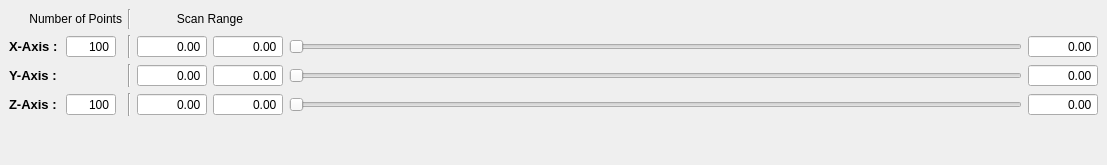
  <widget class="QDockWidget" name="scan_control_dockWidget">
   <property name="maximumSize">
    <size>
     <width>524287</width>
     <height>170</height>
    </size>
   </property>
   <property name="windowTitle">
    <string>Scan parameters</string>
   </property>
   <attribute name="dockWidgetArea">
    <number>8</number>
   </attribute>
   <widget class="QWidget" name="dockWidgetContents_3">
    <layout class="QGridLayout" name="gridLayout_3">
     <item row="0" column="0" colspan="2">
      <widget class="QLabel" name="resolutionLabel">
       <property name="sizePolicy">
        <sizepolicy hsizetype="Fixed" vsizetype="Preferred">
         <horstretch>0</horstretch>
         <verstretch>0</verstretch>
        </sizepolicy>
       </property>
       <property name="minimumSize">
        <size>
         <width>50</width>
         <height>0</height>
        </size>
       </property>
       <property name="maximumSize">
        <size>
         <width>125</width>
         <height>16777215</height>
        </size>
       </property>
       <property name="text">
        <string>Number of Points</string>
       </property>
       <property name="alignment">
        <set>Qt::AlignRight|Qt::AlignTrailing|Qt::AlignVCenter</set>
       </property>
      </widget>
     </item>
     <item row="0" column="2">
      <widget class="Line" name="line">
       <property name="orientation">
        <enum>Qt::Vertical</enum>
       </property>
      </widget>
     </item>
     <item row="0" column="3" colspan="2">
      <widget class="QLabel" name="scanrangeLabel">
       <property name="text">
        <string>Scan Range</string>
       </property>
       <property name="alignment">
        <set>Qt::AlignCenter</set>
       </property>
      </widget>
     </item>
     <item row="0" column="5">
      <spacer name="horizontalSpacer_2">
       <property name="orientation">
        <enum>Qt::Horizontal</enum>
       </property>
       <property name="sizeHint" stdset="0">
        <size>
         <width>733</width>
         <height>20</height>
        </size>
       </property>
      </spacer>
     </item>
     <item row="1" column="0">
      <widget class="QLabel" name="xAxisLabel">
       <property name="sizePolicy">
        <sizepolicy hsizetype="Fixed" vsizetype="Preferred">
         <horstretch>0</horstretch>
         <verstretch>0</verstretch>
        </sizepolicy>
       </property>
       <property name="font">
        <font>
         <pointsize>10</pointsize>
         <weight>75</weight>
         <bold>true</bold>
        </font>
       </property>
       <property name="text">
        <string>X-Axis :</string>
       </property>
       <property name="scaledContents">
        <bool>false</bool>
       </property>
      </widget>
     </item>
     <item row="1" column="1">
      <widget class="QSpinBox" name="xy_res_InputWidget">
       <property name="sizePolicy">
        <sizepolicy hsizetype="Expanding" vsizetype="Fixed">
         <horstretch>0</horstretch>
         <verstretch>0</verstretch>
        </sizepolicy>
       </property>
       <property name="maximumSize">
        <size>
         <width>50</width>
         <height>16777215</height>
        </size>
       </property>
       <property name="mouseTracking">
        <bool>true</bool>
       </property>
       <property name="focusPolicy">
        <enum>Qt::WheelFocus</enum>
       </property>
       <property name="acceptDrops">
        <bool>true</bool>
       </property>
       <property name="toolTip">
        <string>&lt;html&gt;&lt;head/&gt;&lt;body&gt;&lt;p&gt;&lt;span style=&quot; font-size:10pt; font-weight:600;&quot;&gt;XY-Resolution&lt;/span&gt;&lt;/p&gt;&lt;/body&gt;&lt;/html&gt;</string>
       </property>
       <property name="alignment">
        <set>Qt::AlignRight|Qt::AlignTrailing|Qt::AlignVCenter</set>
       </property>
       <property name="buttonSymbols">
        <enum>QAbstractSpinBox::NoButtons</enum>
       </property>
       <property name="accelerated">
        <bool>true</bool>
       </property>
       <property name="minimum">
        <number>2</number>
       </property>
       <property name="maximum">
        <number>10000</number>
       </property>
       <property name="value">
        <number>100</number>
       </property>
      </widget>
     </item>
     <item row="1" column="2">
      <widget class="Line" name="line_2">
       <property name="orientation">
        <enum>Qt::Vertical</enum>
       </property>
      </widget>
     </item>
     <item row="1" column="4">
      <widget class="ScienDSpinBox" name="x_max_InputWidget">
       <property name="sizePolicy">
        <sizepolicy hsizetype="Expanding" vsizetype="Fixed">
         <horstretch>0</horstretch>
         <verstretch>0</verstretch>
        </sizepolicy>
       </property>
       <property name="minimumSize">
        <size>
         <width>70</width>
         <height>0</height>
        </size>
       </property>
       <property name="maximumSize">
        <size>
         <width>50</width>
         <height>16777215</height>
        </size>
       </property>
       <property name="mouseTracking">
        <bool>true</bool>
       </property>
       <property name="focusPolicy">
        <enum>Qt::WheelFocus</enum>
       </property>
       <property name="acceptDrops">
        <bool>true</bool>
       </property>
       <property name="toolTip">
        <string>&lt;html&gt;&lt;head/&gt;&lt;body&gt;&lt;p&gt;&lt;span style=&quot; font-size:10pt; font-weight:600;&quot;&gt;X_Max&lt;/span&gt;&lt;/p&gt;&lt;/body&gt;&lt;/html&gt;</string>
       </property>
       <property name="alignment">
        <set>Qt::AlignRight|Qt::AlignTrailing|Qt::AlignVCenter</set>
       </property>
       <property name="buttonSymbols">
        <enum>QAbstractSpinBox::NoButtons</enum>
       </property>
       <property name="accelerated">
        <bool>true</bool>
       </property>
       <property name="decimals">
        <number>2</number>
       </property>
       <property name="minimum">
        <double>-200.000000000000000</double>
       </property>
       <property name="maximum">
        <double>200.000000000000000</double>
       </property>
      </widget>
     </item>
     <item row="1" column="5">
      <widget class="QSlider" name="x_SliderWidget">
       <property name="minimumSize">
        <size>
         <width>150</width>
         <height>0</height>
        </size>
       </property>
       <property name="singleStep">
        <number>1</number>
       </property>
       <property name="orientation">
        <enum>Qt::Horizontal</enum>
       </property>
      </widget>
     </item>
     <item row="1" column="6">
      <widget class="ScienDSpinBox" name="x_current_InputWidget">
       <property name="sizePolicy">
        <sizepolicy hsizetype="Expanding" vsizetype="Fixed">
         <horstretch>0</horstretch>
         <verstretch>0</verstretch>
        </sizepolicy>
       </property>
       <property name="minimumSize">
        <size>
         <width>70</width>
         <height>0</height>
        </size>
       </property>
       <property name="maximumSize">
        <size>
         <width>50</width>
         <height>16777215</height>
        </size>
       </property>
       <property name="mouseTracking">
        <bool>true</bool>
       </property>
       <property name="focusPolicy">
        <enum>Qt::WheelFocus</enum>
       </property>
       <property name="acceptDrops">
        <bool>true</bool>
       </property>
       <property name="toolTip">
        <string>&lt;html&gt;&lt;head/&gt;&lt;body&gt;&lt;p&gt;&lt;span style=&quot; font-size:10pt; font-weight:600;&quot;&gt;X-position&lt;/span&gt;&lt;/p&gt;&lt;/body&gt;&lt;/html&gt;</string>
       </property>
       <property name="alignment">
        <set>Qt::AlignRight|Qt::AlignTrailing|Qt::AlignVCenter</set>
       </property>
       <property name="buttonSymbols">
        <enum>QAbstractSpinBox::NoButtons</enum>
       </property>
       <property name="accelerated">
        <bool>true</bool>
       </property>
       <property name="decimals">
        <number>2</number>
       </property>
       <property name="minimum">
        <double>-1000.000000000000000</double>
       </property>
       <property name="maximum">
        <double>1000.000000000000000</double>
       </property>
       <property name="singleStep">
        <double>0.010000000000000</double>
       </property>
      </widget>
     </item>
     <item row="2" column="0">
      <widget class="QLabel" name="yAxisLabel">
       <property name="sizePolicy">
        <sizepolicy hsizetype="Fixed" vsizetype="Preferred">
         <horstretch>0</horstretch>
         <verstretch>0</verstretch>
        </sizepolicy>
       </property>
       <property name="font">
        <font>
         <pointsize>10</pointsize>
         <weight>75</weight>
         <bold>true</bold>
        </font>
       </property>
       <property name="text">
        <string>Y-Axis :</string>
       </property>
      </widget>
     </item>
     <item row="2" column="1">
      <spacer name="horizontalSpacer_3">
       <property name="orientation">
        <enum>Qt::Horizontal</enum>
       </property>
       <property name="sizeType">
        <enum>QSizePolicy::Fixed</enum>
       </property>
       <property name="sizeHint" stdset="0">
        <size>
         <width>56</width>
         <height>20</height>
        </size>
       </property>
      </spacer>
     </item>
     <item row="2" column="2">
      <widget class="Line" name="line_3">
       <property name="orientation">
        <enum>Qt::Vertical</enum>
       </property>
      </widget>
     </item>
     <item row="2" column="3">
      <widget class="ScienDSpinBox" name="y_min_InputWidget">
       <property name="sizePolicy">
        <sizepolicy hsizetype="Expanding" vsizetype="Fixed">
         <horstretch>0</horstretch>
         <verstretch>0</verstretch>
        </sizepolicy>
       </property>
       <property name="minimumSize">
        <size>
         <width>70</width>
         <height>0</height>
        </size>
       </property>
       <property name="maximumSize">
        <size>
         <width>50</width>
         <height>16777215</height>
        </size>
       </property>
       <property name="mouseTracking">
        <bool>true</bool>
       </property>
       <property name="focusPolicy">
        <enum>Qt::WheelFocus</enum>
       </property>
       <property name="acceptDrops">
        <bool>true</bool>
       </property>
       <property name="toolTip">
        <string>&lt;html&gt;&lt;head/&gt;&lt;body&gt;&lt;p&gt;&lt;span style=&quot; font-size:10pt; font-weight:600;&quot;&gt;Y_Min&lt;/span&gt;&lt;/p&gt;&lt;/body&gt;&lt;/html&gt;</string>
       </property>
       <property name="alignment">
        <set>Qt::AlignRight|Qt::AlignTrailing|Qt::AlignVCenter</set>
       </property>
       <property name="buttonSymbols">
        <enum>QAbstractSpinBox::NoButtons</enum>
       </property>
       <property name="accelerated">
        <bool>true</bool>
       </property>
       <property name="decimals">
        <number>2</number>
       </property>
       <property name="minimum">
        <double>-200.000000000000000</double>
       </property>
       <property name="maximum">
        <double>200.000000000000000</double>
       </property>
      </widget>
     </item>
     <item row="2" column="4">
      <widget class="ScienDSpinBox" name="y_max_InputWidget">
       <property name="sizePolicy">
        <sizepolicy hsizetype="Expanding" vsizetype="Fixed">
         <horstretch>0</horstretch>
         <verstretch>0</verstretch>
        </sizepolicy>
       </property>
       <property name="minimumSize">
        <size>
         <width>70</width>
         <height>0</height>
        </size>
       </property>
       <property name="maximumSize">
        <size>
         <width>50</width>
         <height>16777215</height>
        </size>
       </property>
       <property name="mouseTracking">
        <bool>true</bool>
       </property>
       <property name="focusPolicy">
        <enum>Qt::WheelFocus</enum>
       </property>
       <property name="acceptDrops">
        <bool>true</bool>
       </property>
       <property name="toolTip">
        <string>&lt;html&gt;&lt;head/&gt;&lt;body&gt;&lt;p&gt;&lt;span style=&quot; font-size:10pt; font-weight:600;&quot;&gt;Y_Max&lt;/span&gt;&lt;/p&gt;&lt;/body&gt;&lt;/html&gt;</string>
       </property>
       <property name="alignment">
        <set>Qt::AlignRight|Qt::AlignTrailing|Qt::AlignVCenter</set>
       </property>
       <property name="buttonSymbols">
        <enum>QAbstractSpinBox::NoButtons</enum>
       </property>
       <property name="accelerated">
        <bool>true</bool>
       </property>
       <property name="decimals">
        <number>2</number>
       </property>
       <property name="minimum">
        <double>-200.000000000000000</double>
       </property>
       <property name="maximum">
        <double>200.000000000000000</double>
       </property>
      </widget>
     </item>
     <item row="2" column="5">
      <widget class="QSlider" name="y_SliderWidget">
       <property name="sizePolicy">
        <sizepolicy hsizetype="Expanding" vsizetype="Fixed">
         <horstretch>0</horstretch>
         <verstretch>0</verstretch>
        </sizepolicy>
       </property>
       <property name="minimumSize">
        <size>
         <width>150</width>
         <height>0</height>
        </size>
       </property>
       <property name="sizeIncrement">
        <size>
         <width>0</width>
         <height>0</height>
        </size>
       </property>
       <property name="baseSize">
        <size>
         <width>0</width>
         <height>0</height>
        </size>
       </property>
       <property name="focusPolicy">
        <enum>Qt::StrongFocus</enum>
       </property>
       <property name="orientation">
        <enum>Qt::Horizontal</enum>
       </property>
      </widget>
     </item>
     <item row="2" column="6">
      <widget class="ScienDSpinBox" name="y_current_InputWidget">
       <property name="sizePolicy">
        <sizepolicy hsizetype="Expanding" vsizetype="Fixed">
         <horstretch>0</horstretch>
         <verstretch>0</verstretch>
        </sizepolicy>
       </property>
       <property name="minimumSize">
        <size>
         <width>70</width>
         <height>0</height>
        </size>
       </property>
       <property name="maximumSize">
        <size>
         <width>50</width>
         <height>16777215</height>
        </size>
       </property>
       <property name="mouseTracking">
        <bool>true</bool>
       </property>
       <property name="focusPolicy">
        <enum>Qt::WheelFocus</enum>
       </property>
       <property name="acceptDrops">
        <bool>true</bool>
       </property>
       <property name="toolTip">
        <string>&lt;html&gt;&lt;head/&gt;&lt;body&gt;&lt;p&gt;&lt;span style=&quot; font-size:10pt; font-weight:600;&quot;&gt;Y-position&lt;/span&gt;&lt;/p&gt;&lt;/body&gt;&lt;/html&gt;</string>
       </property>
       <property name="alignment">
        <set>Qt::AlignRight|Qt::AlignTrailing|Qt::AlignVCenter</set>
       </property>
       <property name="buttonSymbols">
        <enum>QAbstractSpinBox::NoButtons</enum>
       </property>
       <property name="accelerated">
        <bool>true</bool>
       </property>
       <property name="decimals">
        <number>2</number>
       </property>
       <property name="minimum">
        <double>-1000.000000000000000</double>
       </property>
       <property name="maximum">
        <double>1000.000000000000000</double>
       </property>
       <property name="singleStep">
        <double>0.010000000000000</double>
       </property>
      </widget>
     </item>
     <item row="3" column="0">
      <widget class="QLabel" name="zAxisLabel">
       <property name="sizePolicy">
        <sizepolicy hsizetype="Fixed" vsizetype="Preferred">
         <horstretch>0</horstretch>
         <verstretch>0</verstretch>
        </sizepolicy>
       </property>
       <property name="minimumSize">
        <size>
         <width>51</width>
         <height>0</height>
        </size>
       </property>
       <property name="font">
        <font>
         <pointsize>10</pointsize>
         <weight>75</weight>
         <bold>true</bold>
        </font>
       </property>
       <property name="text">
        <string>Z-Axis :</string>
       </property>
      </widget>
     </item>
     <item row="3" column="1">
      <widget class="QSpinBox" name="z_res_InputWidget">
       <property name="sizePolicy">
        <sizepolicy hsizetype="Expanding" vsizetype="Fixed">
         <horstretch>0</horstretch>
         <verstretch>0</verstretch>
        </sizepolicy>
       </property>
       <property name="maximumSize">
        <size>
         <width>50</width>
         <height>16777215</height>
        </size>
       </property>
       <property name="mouseTracking">
        <bool>true</bool>
       </property>
       <property name="focusPolicy">
        <enum>Qt::WheelFocus</enum>
       </property>
       <property name="acceptDrops">
        <bool>true</bool>
       </property>
       <property name="toolTip">
        <string>&lt;html&gt;&lt;head/&gt;&lt;body&gt;&lt;p&gt;&lt;span style=&quot; font-size:10pt; font-weight:600;&quot;&gt;Z-Resolution&lt;/span&gt;&lt;/p&gt;&lt;/body&gt;&lt;/html&gt;</string>
       </property>
       <property name="alignment">
        <set>Qt::AlignRight|Qt::AlignTrailing|Qt::AlignVCenter</set>
       </property>
       <property name="buttonSymbols">
        <enum>QAbstractSpinBox::NoButtons</enum>
       </property>
       <property name="accelerated">
        <bool>true</bool>
       </property>
       <property name="minimum">
        <number>2</number>
       </property>
       <property name="maximum">
        <number>10000</number>
       </property>
       <property name="value">
        <number>100</number>
       </property>
      </widget>
     </item>
     <item row="3" column="2">
      <widget class="Line" name="line_4">
       <property name="orientation">
        <enum>Qt::Vertical</enum>
       </property>
      </widget>
     </item>
     <item row="3" column="3">
      <widget class="ScienDSpinBox" name="z_min_InputWidget">
       <property name="sizePolicy">
        <sizepolicy hsizetype="Expanding" vsizetype="Fixed">
         <horstretch>0</horstretch>
         <verstretch>0</verstretch>
        </sizepolicy>
       </property>
       <property name="minimumSize">
        <size>
         <width>70</width>
         <height>0</height>
        </size>
       </property>
       <property name="maximumSize">
        <size>
         <width>50</width>
         <height>16777215</height>
        </size>
       </property>
       <property name="mouseTracking">
        <bool>true</bool>
       </property>
       <property name="focusPolicy">
        <enum>Qt::WheelFocus</enum>
       </property>
       <property name="acceptDrops">
        <bool>true</bool>
       </property>
       <property name="toolTip">
        <string>&lt;html&gt;&lt;head/&gt;&lt;body&gt;&lt;p&gt;&lt;span style=&quot; font-size:10pt; font-weight:600;&quot;&gt;Z_Min&lt;/span&gt;&lt;/p&gt;&lt;/body&gt;&lt;/html&gt;</string>
       </property>
       <property name="alignment">
        <set>Qt::AlignRight|Qt::AlignTrailing|Qt::AlignVCenter</set>
       </property>
       <property name="buttonSymbols">
        <enum>QAbstractSpinBox::NoButtons</enum>
       </property>
       <property name="accelerated">
        <bool>true</bool>
       </property>
       <property name="decimals">
        <number>2</number>
       </property>
       <property name="minimum">
        <double>-200.000000000000000</double>
       </property>
       <property name="maximum">
        <double>200.000000000000000</double>
       </property>
      </widget>
     </item>
     <item row="3" column="4">
      <widget class="ScienDSpinBox" name="z_max_InputWidget">
       <property name="sizePolicy">
        <sizepolicy hsizetype="Expanding" vsizetype="Fixed">
         <horstretch>0</horstretch>
         <verstretch>0</verstretch>
        </sizepolicy>
       </property>
       <property name="minimumSize">
        <size>
         <width>70</width>
         <height>0</height>
        </size>
       </property>
       <property name="maximumSize">
        <size>
         <width>50</width>
         <height>16777215</height>
        </size>
       </property>
       <property name="mouseTracking">
        <bool>true</bool>
       </property>
       <property name="focusPolicy">
        <enum>Qt::WheelFocus</enum>
       </property>
       <property name="acceptDrops">
        <bool>true</bool>
       </property>
       <property name="toolTip">
        <string>&lt;html&gt;&lt;head/&gt;&lt;body&gt;&lt;p&gt;&lt;span style=&quot; font-size:10pt; font-weight:600;&quot;&gt;Z_Max&lt;/span&gt;&lt;/p&gt;&lt;/body&gt;&lt;/html&gt;</string>
       </property>
       <property name="alignment">
        <set>Qt::AlignRight|Qt::AlignTrailing|Qt::AlignVCenter</set>
       </property>
       <property name="buttonSymbols">
        <enum>QAbstractSpinBox::NoButtons</enum>
       </property>
       <property name="accelerated">
        <bool>true</bool>
       </property>
       <property name="decimals">
        <number>2</number>
       </property>
       <property name="minimum">
        <double>-200.000000000000000</double>
       </property>
       <property name="maximum">
        <double>200.000000000000000</double>
       </property>
      </widget>
     </item>
     <item row="3" column="5">
      <widget class="QSlider" name="z_SliderWidget">
       <property name="minimumSize">
        <size>
         <width>150</width>
         <height>0</height>
        </size>
       </property>
       <property name="orientation">
        <enum>Qt::Horizontal</enum>
       </property>
      </widget>
     </item>
     <item row="3" column="6">
      <widget class="ScienDSpinBox" name="z_current_InputWidget">
       <property name="sizePolicy">
        <sizepolicy hsizetype="Expanding" vsizetype="Fixed">
         <horstretch>0</horstretch>
         <verstretch>0</verstretch>
        </sizepolicy>
       </property>
       <property name="minimumSize">
        <size>
         <width>70</width>
         <height>0</height>
        </size>
       </property>
       <property name="maximumSize">
        <size>
         <width>50</width>
         <height>16777215</height>
        </size>
       </property>
       <property name="mouseTracking">
        <bool>true</bool>
       </property>
       <property name="focusPolicy">
        <enum>Qt::WheelFocus</enum>
       </property>
       <property name="acceptDrops">
        <bool>true</bool>
       </property>
       <property name="toolTip">
        <string>&lt;html&gt;&lt;head/&gt;&lt;body&gt;&lt;p&gt;&lt;span style=&quot; font-size:10pt; font-weight:600;&quot;&gt;Z-position&lt;/span&gt;&lt;/p&gt;&lt;/body&gt;&lt;/html&gt;</string>
       </property>
       <property name="alignment">
        <set>Qt::AlignRight|Qt::AlignTrailing|Qt::AlignVCenter</set>
       </property>
       <property name="buttonSymbols">
        <enum>QAbstractSpinBox::NoButtons</enum>
       </property>
       <property name="decimals">
        <number>2</number>
       </property>
       <property name="minimum">
        <double>-1000.000000000000000</double>
       </property>
       <property name="maximum">
        <double>1000.000000000000000</double>
       </property>
       <property name="singleStep">
        <double>0.010000000000000</double>
       </property>
      </widget>
     </item>
     <item row="4" column="5">
      <spacer name="verticalSpacer_2">
       <property name="orientation">
        <enum>Qt::Vertical</enum>
       </property>
       <property name="sizeHint" stdset="0">
        <size>
         <width>20</width>
         <height>40</height>
        </size>
       </property>
      </spacer>
     </item>
     <item row="1" column="3">
      <widget class="ScienDSpinBox" name="x_min_InputWidget">
       <property name="sizePolicy">
        <sizepolicy hsizetype="Expanding" vsizetype="Fixed">
         <horstretch>0</horstretch>
         <verstretch>0</verstretch>
        </sizepolicy>
       </property>
       <property name="minimumSize">
        <size>
         <width>70</width>
         <height>0</height>
        </size>
       </property>
       <property name="maximumSize">
        <size>
         <width>50</width>
         <height>16777215</height>
        </size>
       </property>
       <property name="mouseTracking">
        <bool>true</bool>
       </property>
       <property name="focusPolicy">
        <enum>Qt::WheelFocus</enum>
       </property>
       <property name="acceptDrops">
        <bool>true</bool>
       </property>
       <property name="toolTip">
        <string>&lt;html&gt;&lt;head/&gt;&lt;body&gt;&lt;p&gt;&lt;span style=&quot; font-size:10pt; font-weight:600;&quot;&gt;X_Min&lt;/span&gt;&lt;/p&gt;&lt;/body&gt;&lt;/html&gt;</string>
       </property>
       <property name="alignment">
        <set>Qt::AlignRight|Qt::AlignTrailing|Qt::AlignVCenter</set>
       </property>
       <property name="buttonSymbols">
        <enum>QAbstractSpinBox::NoButtons</enum>
       </property>
       <property name="accelerated">
        <bool>true</bool>
       </property>
       <property name="decimals">
        <number>2</number>
       </property>
       <property name="minimum">
        <double>-200.000000000000000</double>
       </property>
       <property name="maximum">
        <double>200.000000000000000</double>
       </property>
       <property name="singleStep">
        <double>0.100000000000000</double>
       </property>
      </widget>
     </item>
    </layout>
   </widget>
  </widget>
